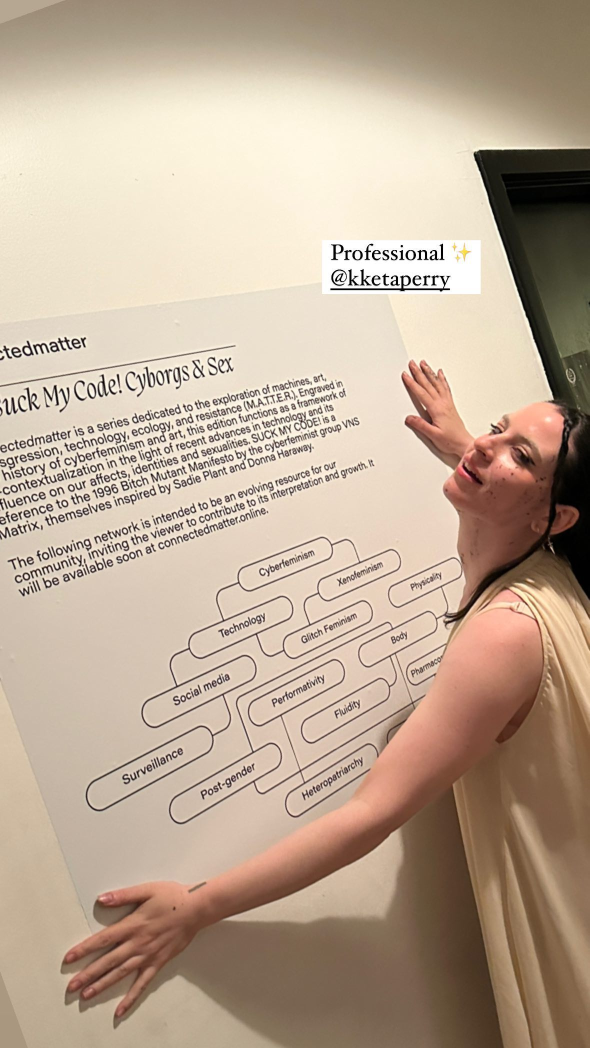
#> input picture stories/202304/17874872117866890.jpg, 1179 x 2096 px (shown at 1/2 size); its folder holds 3 pictures in this run
$ python generate.py
#> lines starting #> are read from the running program, lines starting #| are printed output that depends on the picture
import os
import re
from pathlib import Path
from PIL import Image, ImageFilter

# ─────────────────────────────────────────────
BLUR = 25  # 0 = no blur, 18 = max. change and rerun anytime.
# ─────────────────────────────────────────────

STORIES_DIR   = Path('stories')
PROCESSED_DIR = Path('processed')
INDEX         = Path('index.html')
IMAGE_EXTS    = {'.jpg', '.jpeg', '.png', '.webp'}
VIDEO_EXTS    = set()

def collect_files():
    files = []
    for root, dirs, filenames in os.walk(STORIES_DIR):
        dirs.sort()
        for f in sorted(filenames):
            ext = Path(f).suffix.lower()
            if ext in IMAGE_EXTS or ext in VIDEO_EXTS:
                files.append(Path(root) / f)
#> pass 2 of the loop in collect_files, `for root, dirs, filenames in os.walk(STORIES_DIR):`:
#> pass 3 of the loop in collect_files, `for root, dirs, filenames in os.walk(STORIES_DIR):`:
    return files

def process_image(src, dest):
    dest.parent.mkdir(parents=True, exist_ok=True)
    img = Image.open(src).convert('RGB')
#> img is the input picture: PIL image 1179x2096 RGB; mean R, G, B 189.1, 169.3, 149.9
    if BLUR > 0:
        img = img.filter(ImageFilter.GaussianBlur(radius=BLUR))
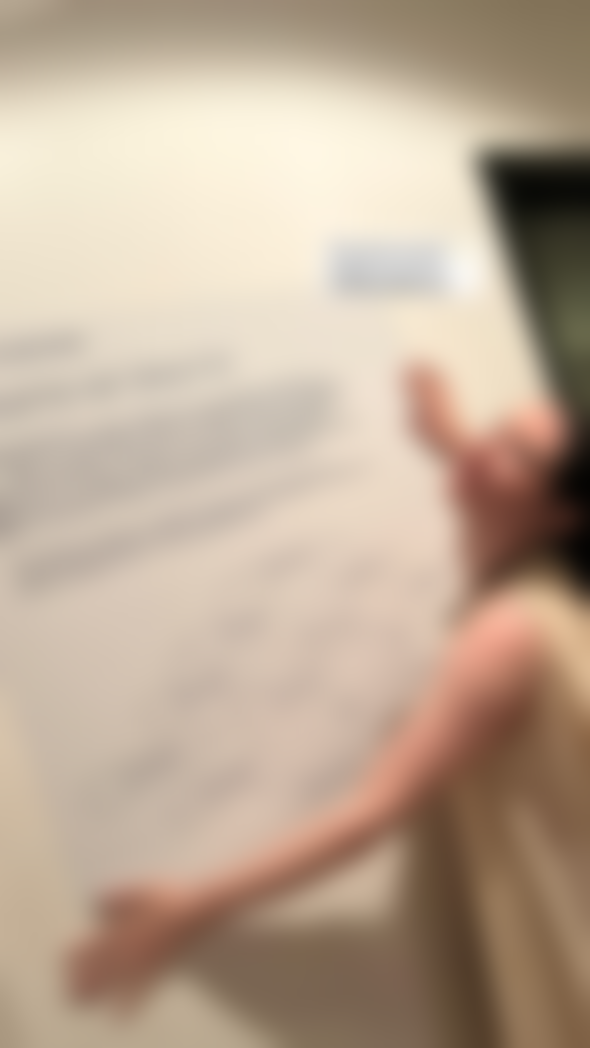
#> img: PIL image 1179x2096 RGB (shown at 1/2 size); mean R, G, B 189.1, 169.3, 149.9
    img.save(dest, 'WEBP', quality=80)

def main():
    if not STORIES_DIR.exists():
        print(f"Error: '{STORIES_DIR}' folder not found.")
        return

    files = collect_files()
    if not files:
        print('No media files found in stories/')
        return

    PROCESSED_DIR.mkdir(exist_ok=True)
    processed_paths = []

    for i, file in enumerate(files, 1):
        ext = file.suffix.lower()
        relative = file.relative_to(STORIES_DIR)
        print(f'\r{i}/{len(files)} — {file.name}', end='', flush=True)

        if ext in VIDEO_EXTS:
            dest = PROCESSED_DIR / relative
            dest.parent.mkdir(parents=True, exist_ok=True)
            import shutil
            shutil.copy2(file, dest)
            processed_paths.append(str(dest).replace('\\', '/'))
        else:
            dest = (PROCESSED_DIR / relative).with_suffix('.webp')
            process_image(file, dest)
            processed_paths.append(str(dest).replace('\\', '/'))
#> pass 2 of the loop in main, `for i, file in enumerate(files, 1):`:
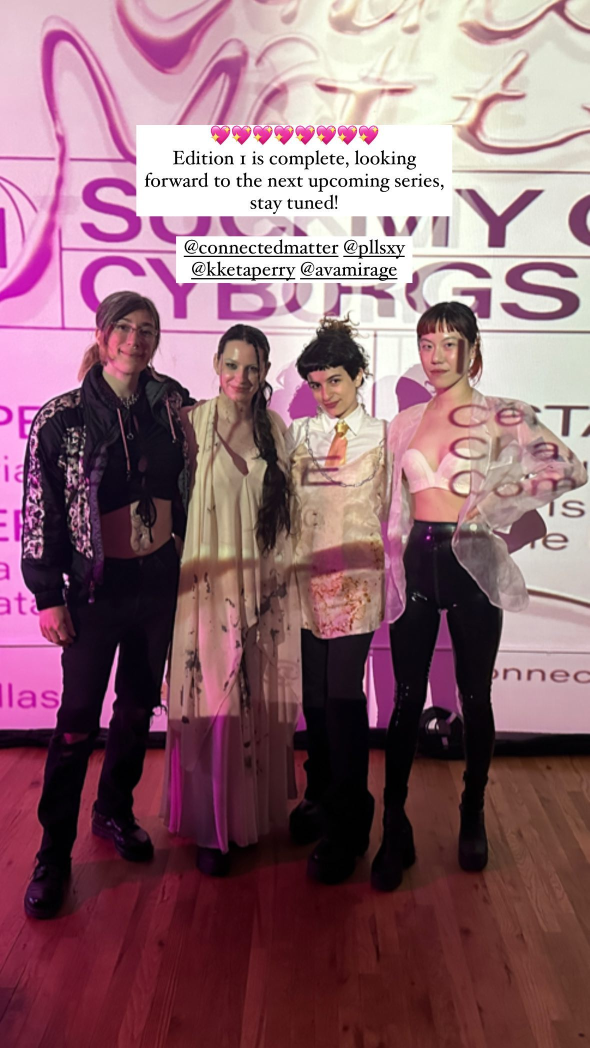
#> input picture stories/202304/17954028284594501.jpg, 1179 x 2096 px (shown at 1/2 size)
#> in process_image, img is the input picture: PIL image 1179x2096 RGB; mean R, G, B 143.3, 106, 115.6
#> in process_image (call 2), `img = img.filter(ImageFilter.GaussianBlur(radius=BLUR))`:
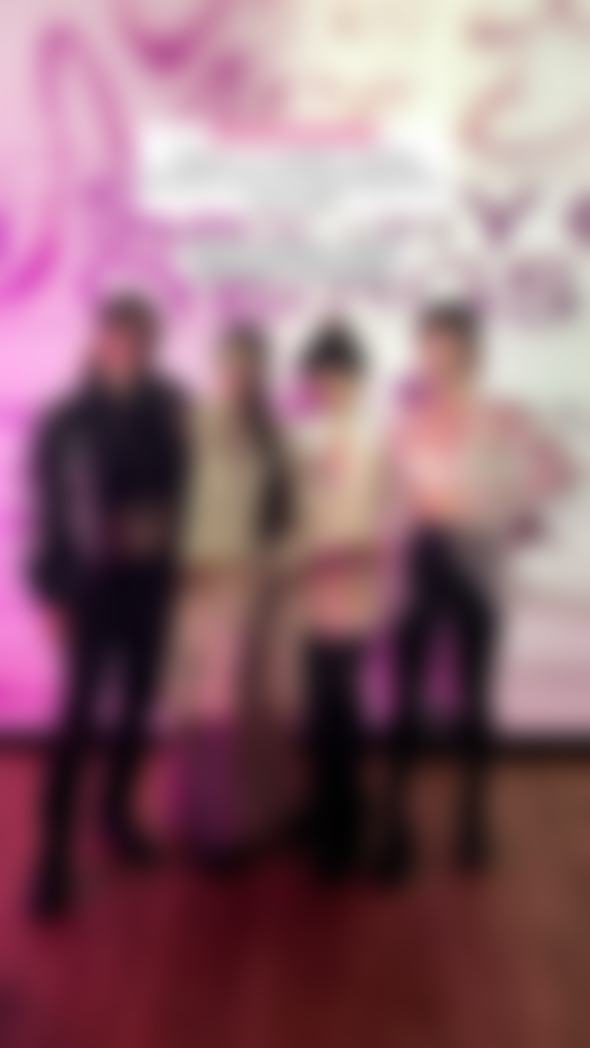
#> img: PIL image 1179x2096 RGB (shown at 1/2 size); mean R, G, B 143.3, 106, 115.6
#> pass 3 of the loop in main, `for i, file in enumerate(files, 1):`:
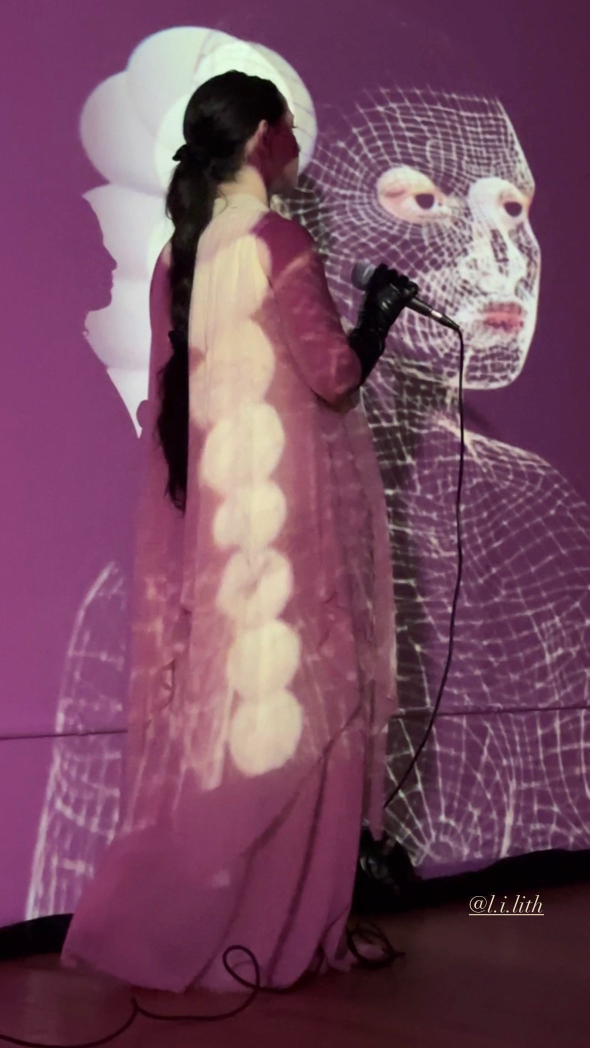
#> input picture stories/202304/17968270604190872.jpg, 1179 x 2096 px (shown at 1/2 size)
#> in process_image, img is the input picture: PIL image 1179x2096 RGB; mean R, G, B 118.1, 74.9, 96.2
#> in process_image (call 3), `img = img.filter(ImageFilter.GaussianBlur(radius=BLUR))`:
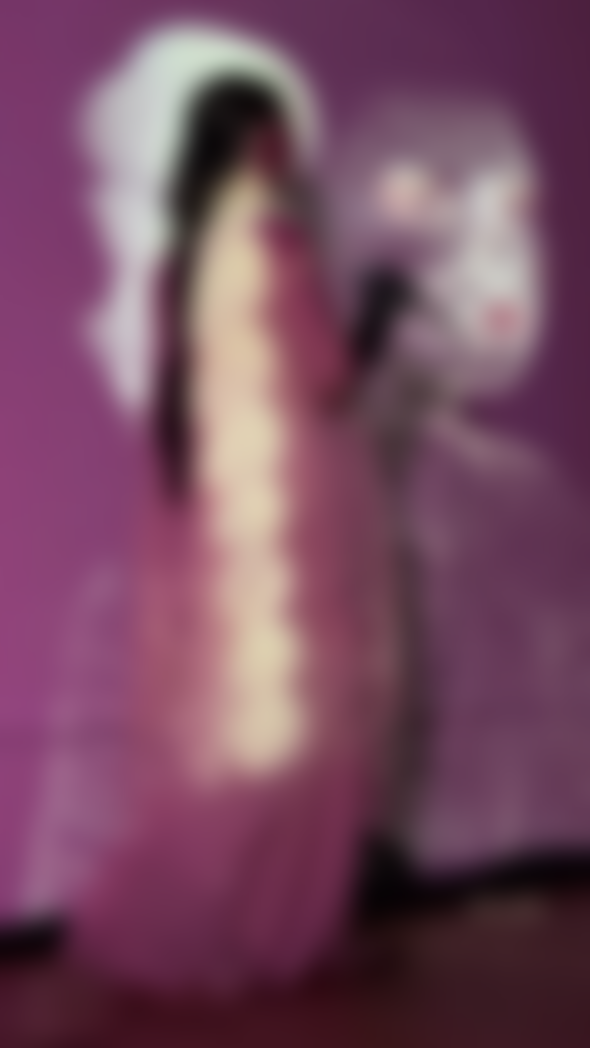
#> img: PIL image 1179x2096 RGB (shown at 1/2 size); mean R, G, B 118.1, 74.8, 96.2
#> the loop made 4 passes; the first 3 are shown

    # update index.html
    lines = '\n'.join(f'  "{p}",' for p in processed_paths)
#> (the run stopped early here; a loop or call above may not have finished)
